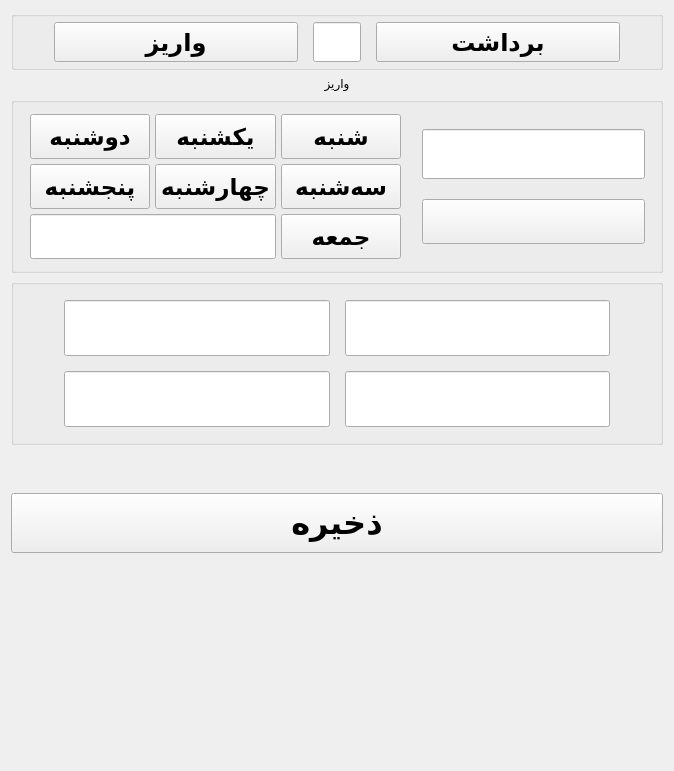
      <widget class="QWidget" name="page_EnterCar">
       <layout class="QVBoxLayout" name="verticalLayout_12" stretch="1,0,10,40,10,1,50">
        <item>
         <widget class="QGroupBox" name="groupBox_22">
          <property name="title">
           <string/>
          </property>
          <layout class="QHBoxLayout" name="horizontalLayout_20" stretch="5,1,5">
           <property name="spacing">
            <number>15</number>
           </property>
           <property name="leftMargin">
            <number>40</number>
           </property>
           <property name="topMargin">
            <number>5</number>
           </property>
           <property name="rightMargin">
            <number>40</number>
           </property>
           <property name="bottomMargin">
            <number>5</number>
           </property>
           <item>
            <widget class="QPushButton" name="pb_enterMoney_2">
             <property name="minimumSize">
              <size>
               <width>0</width>
               <height>40</height>
              </size>
             </property>
             <property name="font">
              <font>
               <pointsize>18</pointsize>
               <bold>true</bold>
              </font>
             </property>
             <property name="text">
              <string>واریز</string>
             </property>
            </widget>
           </item>
           <item>
            <widget class="QLineEdit" name="le_moneyItem_2">
             <property name="sizePolicy">
              <sizepolicy hsizetype="Expanding" vsizetype="Minimum">
               <horstretch>0</horstretch>
               <verstretch>0</verstretch>
              </sizepolicy>
             </property>
             <property name="font">
              <font>
               <pointsize>18</pointsize>
               <bold>true</bold>
              </font>
             </property>
             <property name="alignment">
              <set>Qt::AlignCenter</set>
             </property>
            </widget>
           </item>
           <item>
            <widget class="QPushButton" name="pb_exitMoney_2">
             <property name="minimumSize">
              <size>
               <width>0</width>
               <height>40</height>
              </size>
             </property>
             <property name="font">
              <font>
               <pointsize>18</pointsize>
               <bold>true</bold>
              </font>
             </property>
             <property name="text">
              <string>برداشت</string>
             </property>
            </widget>
           </item>
          </layout>
         </widget>
        </item>
        <item>
         <widget class="QLabel" name="label_3">
          <property name="text">
           <string>واریز</string>
          </property>
          <property name="alignment">
           <set>Qt::AlignCenter</set>
          </property>
         </widget>
        </item>
        <item>
         <widget class="QGroupBox" name="groupBox_20">
          <property name="font">
           <font>
            <pointsize>16</pointsize>
            <bold>true</bold>
           </font>
          </property>
          <property name="title">
           <string/>
          </property>
          <layout class="QHBoxLayout" name="horizontalLayout_19" stretch="10,6">
           <property name="spacing">
            <number>20</number>
           </property>
           <property name="leftMargin">
            <number>15</number>
           </property>
           <property name="topMargin">
            <number>10</number>
           </property>
           <property name="rightMargin">
            <number>15</number>
           </property>
           <property name="bottomMargin">
            <number>10</number>
           </property>
           <item>
            <layout class="QGridLayout" name="gridLayout_11" rowstretch="1,1,1" columnstretch="1,1,1">
             <property name="leftMargin">
              <number>1</number>
             </property>
             <property name="topMargin">
              <number>1</number>
             </property>
             <property name="rightMargin">
              <number>1</number>
             </property>
             <property name="bottomMargin">
              <number>1</number>
             </property>
             <property name="spacing">
              <number>5</number>
             </property>
             <item row="0" column="0">
              <widget class="QPushButton" name="pb_2sh_4">
               <property name="sizePolicy">
                <sizepolicy hsizetype="Minimum" vsizetype="Minimum">
                 <horstretch>0</horstretch>
                 <verstretch>0</verstretch>
                </sizepolicy>
               </property>
               <property name="minimumSize">
                <size>
                 <width>41</width>
                 <height>45</height>
                </size>
               </property>
               <property name="font">
                <font>
                 <pointsize>17</pointsize>
                 <bold>true</bold>
                </font>
               </property>
               <property name="text">
                <string>دوشنبه</string>
               </property>
              </widget>
             </item>
             <item row="0" column="1">
              <widget class="QPushButton" name="pb_1sh_4">
               <property name="sizePolicy">
                <sizepolicy hsizetype="Minimum" vsizetype="Minimum">
                 <horstretch>0</horstretch>
                 <verstretch>0</verstretch>
                </sizepolicy>
               </property>
               <property name="minimumSize">
                <size>
                 <width>41</width>
                 <height>45</height>
                </size>
               </property>
               <property name="font">
                <font>
                 <pointsize>17</pointsize>
                 <bold>true</bold>
                </font>
               </property>
               <property name="text">
                <string>یکشنبه</string>
               </property>
              </widget>
             </item>
             <item row="0" column="2">
              <widget class="QPushButton" name="pb_0sh_4">
               <property name="sizePolicy">
                <sizepolicy hsizetype="Minimum" vsizetype="Minimum">
                 <horstretch>0</horstretch>
                 <verstretch>0</verstretch>
                </sizepolicy>
               </property>
               <property name="minimumSize">
                <size>
                 <width>41</width>
                 <height>45</height>
                </size>
               </property>
               <property name="font">
                <font>
                 <pointsize>17</pointsize>
                 <bold>true</bold>
                </font>
               </property>
               <property name="text">
                <string>شنبه</string>
               </property>
              </widget>
             </item>
             <item row="1" column="0">
              <widget class="QPushButton" name="pb_5sh_4">
               <property name="sizePolicy">
                <sizepolicy hsizetype="Minimum" vsizetype="Minimum">
                 <horstretch>0</horstretch>
                 <verstretch>0</verstretch>
                </sizepolicy>
               </property>
               <property name="minimumSize">
                <size>
                 <width>41</width>
                 <height>45</height>
                </size>
               </property>
               <property name="font">
                <font>
                 <pointsize>17</pointsize>
                 <bold>true</bold>
                </font>
               </property>
               <property name="text">
                <string>پنجشنبه</string>
               </property>
              </widget>
             </item>
             <item row="1" column="1">
              <widget class="QPushButton" name="pb_4sh_4">
               <property name="sizePolicy">
                <sizepolicy hsizetype="Minimum" vsizetype="Minimum">
                 <horstretch>0</horstretch>
                 <verstretch>0</verstretch>
                </sizepolicy>
               </property>
               <property name="minimumSize">
                <size>
                 <width>41</width>
                 <height>45</height>
                </size>
               </property>
               <property name="font">
                <font>
                 <pointsize>17</pointsize>
                 <bold>true</bold>
                </font>
               </property>
               <property name="text">
                <string>چهارشنبه</string>
               </property>
              </widget>
             </item>
             <item row="1" column="2">
              <widget class="QPushButton" name="pb_3sh_4">
               <property name="sizePolicy">
                <sizepolicy hsizetype="Minimum" vsizetype="Minimum">
                 <horstretch>0</horstretch>
                 <verstretch>0</verstretch>
                </sizepolicy>
               </property>
               <property name="minimumSize">
                <size>
                 <width>41</width>
                 <height>45</height>
                </size>
               </property>
               <property name="font">
                <font>
                 <pointsize>17</pointsize>
                 <bold>true</bold>
                </font>
               </property>
               <property name="text">
                <string>سه‌شنبه</string>
               </property>
              </widget>
             </item>
             <item row="2" column="0" colspan="2">
              <widget class="QLineEdit" name="le_Shanbe_4">
               <property name="sizePolicy">
                <sizepolicy hsizetype="Expanding" vsizetype="Minimum">
                 <horstretch>0</horstretch>
                 <verstretch>0</verstretch>
                </sizepolicy>
               </property>
               <property name="minimumSize">
                <size>
                 <width>0</width>
                 <height>45</height>
                </size>
               </property>
               <property name="font">
                <font>
                 <pointsize>20</pointsize>
                 <bold>true</bold>
                </font>
               </property>
               <property name="alignment">
                <set>Qt::AlignCenter</set>
               </property>
              </widget>
             </item>
             <item row="2" column="2">
              <widget class="QPushButton" name="pb_Xsh_4">
               <property name="sizePolicy">
                <sizepolicy hsizetype="Minimum" vsizetype="Minimum">
                 <horstretch>0</horstretch>
                 <verstretch>0</verstretch>
                </sizepolicy>
               </property>
               <property name="minimumSize">
                <size>
                 <width>41</width>
                 <height>45</height>
                </size>
               </property>
               <property name="font">
                <font>
                 <pointsize>17</pointsize>
                 <bold>true</bold>
                </font>
               </property>
               <property name="text">
                <string>جمعه</string>
               </property>
              </widget>
             </item>
            </layout>
           </item>
           <item>
            <layout class="QVBoxLayout" name="verticalLayout_11">
             <item>
              <spacer name="verticalSpacer_22">
               <property name="orientation">
                <enum>Qt::Vertical</enum>
               </property>
               <property name="sizeHint" stdset="0">
                <size>
                 <width>20</width>
                 <height>40</height>
                </size>
               </property>
              </spacer>
             </item>
             <item>
              <widget class="QLineEdit" name="le_date_4">
               <property name="minimumSize">
                <size>
                 <width>0</width>
                 <height>50</height>
                </size>
               </property>
               <property name="font">
                <font>
                 <pointsize>18</pointsize>
                 <bold>true</bold>
                </font>
               </property>
               <property name="inputMethodHints">
                <set>Qt::ImhDialableCharactersOnly</set>
               </property>
               <property name="alignment">
                <set>Qt::AlignCenter</set>
               </property>
              </widget>
             </item>
             <item>
              <widget class="QPushButton" name="pb_date_4">
               <property name="sizePolicy">
                <sizepolicy hsizetype="Minimum" vsizetype="Minimum">
                 <horstretch>0</horstretch>
                 <verstretch>0</verstretch>
                </sizepolicy>
               </property>
               <property name="minimumSize">
                <size>
                 <width>0</width>
                 <height>45</height>
                </size>
               </property>
               <property name="font">
                <font>
                 <pointsize>17</pointsize>
                 <bold>true</bold>
                </font>
               </property>
               <property name="text">
                <string/>
               </property>
               <property name="icon">
                <iconset>
                 <normalon>:/icons/Image/calendar.png</normalon>
                </iconset>
               </property>
               <property name="iconSize">
                <size>
                 <width>35</width>
                 <height>35</height>
                </size>
               </property>
              </widget>
             </item>
             <item>
              <spacer name="verticalSpacer_23">
               <property name="orientation">
                <enum>Qt::Vertical</enum>
               </property>
               <property name="sizeHint" stdset="0">
                <size>
                 <width>20</width>
                 <height>40</height>
                </size>
               </property>
              </spacer>
             </item>
            </layout>
           </item>
          </layout>
         </widget>
        </item>
        <item>
         <widget class="QGroupBox" name="groupBox_21">
          <property name="title">
           <string/>
          </property>
          <layout class="QGridLayout" name="gridLayout_12">
           <property name="leftMargin">
            <number>50</number>
           </property>
           <property name="topMargin">
            <number>15</number>
           </property>
           <property name="rightMargin">
            <number>50</number>
           </property>
           <property name="bottomMargin">
            <number>15</number>
           </property>
           <property name="spacing">
            <number>15</number>
           </property>
           <item row="0" column="0">
            <widget class="QLineEdit" name="le_car2_2">
             <property name="sizePolicy">
              <sizepolicy hsizetype="Expanding" vsizetype="Expanding">
               <horstretch>0</horstretch>
               <verstretch>0</verstretch>
              </sizepolicy>
             </property>
             <property name="font">
              <font>
               <pointsize>20</pointsize>
               <bold>true</bold>
              </font>
             </property>
             <property name="inputMethodHints">
              <set>Qt::ImhDigitsOnly</set>
             </property>
             <property name="alignment">
              <set>Qt::AlignCenter</set>
             </property>
            </widget>
           </item>
           <item row="0" column="1">
            <widget class="QLineEdit" name="le_car1_2">
             <property name="sizePolicy">
              <sizepolicy hsizetype="Expanding" vsizetype="Expanding">
               <horstretch>0</horstretch>
               <verstretch>0</verstretch>
              </sizepolicy>
             </property>
             <property name="font">
              <font>
               <pointsize>20</pointsize>
               <bold>true</bold>
              </font>
             </property>
             <property name="inputMethodHints">
              <set>Qt::ImhDigitsOnly</set>
             </property>
             <property name="alignment">
              <set>Qt::AlignCenter</set>
             </property>
            </widget>
           </item>
           <item row="1" column="0">
            <widget class="QLineEdit" name="le_car4_2">
             <property name="sizePolicy">
              <sizepolicy hsizetype="Expanding" vsizetype="Expanding">
               <horstretch>0</horstretch>
               <verstretch>0</verstretch>
              </sizepolicy>
             </property>
             <property name="font">
              <font>
               <pointsize>20</pointsize>
               <bold>true</bold>
              </font>
             </property>
             <property name="inputMethodHints">
              <set>Qt::ImhDigitsOnly</set>
             </property>
             <property name="alignment">
              <set>Qt::AlignCenter</set>
             </property>
            </widget>
           </item>
           <item row="1" column="1">
            <widget class="QLineEdit" name="le_car3_2">
             <property name="sizePolicy">
              <sizepolicy hsizetype="Expanding" vsizetype="Expanding">
               <horstretch>0</horstretch>
               <verstretch>0</verstretch>
              </sizepolicy>
             </property>
             <property name="font">
              <font>
               <pointsize>20</pointsize>
               <bold>true</bold>
              </font>
             </property>
             <property name="inputMethodHints">
              <set>Qt::ImhDigitsOnly</set>
             </property>
             <property name="alignment">
              <set>Qt::AlignCenter</set>
             </property>
            </widget>
           </item>
          </layout>
         </widget>
        </item>
        <item>
         <spacer name="verticalSpacer_21">
          <property name="orientation">
           <enum>Qt::Vertical</enum>
          </property>
          <property name="sizeHint" stdset="0">
           <size>
            <width>20</width>
            <height>37</height>
           </size>
          </property>
         </spacer>
        </item>
        <item>
         <widget class="QPushButton" name="pb_save_4">
          <property name="minimumSize">
           <size>
            <width>0</width>
            <height>60</height>
           </size>
          </property>
          <property name="font">
           <font>
            <pointsize>24</pointsize>
            <bold>true</bold>
           </font>
          </property>
          <property name="text">
           <string>ذخیره</string>
          </property>
         </widget>
        </item>
        <item>
         <spacer name="verticalSpacer_24">
          <property name="orientation">
           <enum>Qt::Vertical</enum>
          </property>
          <property name="sizeHint" stdset="0">
           <size>
            <width>20</width>
            <height>198</height>
           </size>
          </property>
         </spacer>
        </item>
       </layout>
      </widget>
